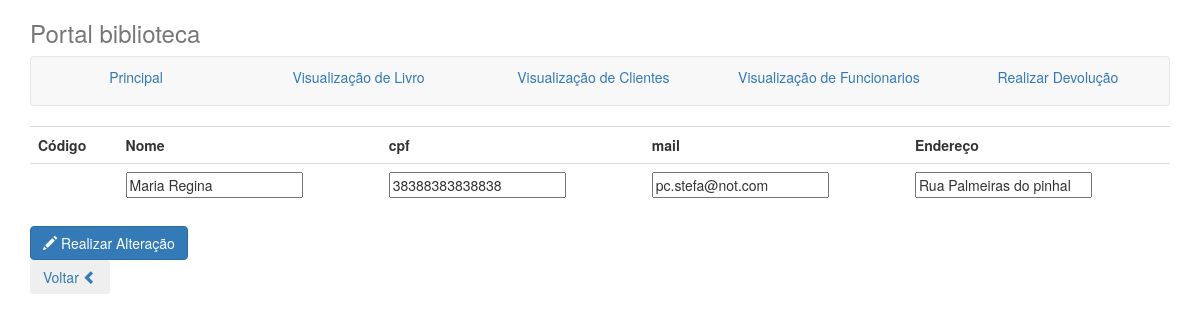
The page /trafegoDados/alteraFuncionario.php?cod=3 on the database its author committed.
### tables this page shows
CREATE TABLE IF NOT EXISTS `employee` (
  `name` varchar(100) NOT NULL,
  `phone` varchar(100) NOT NULL,
  `mail` varchar(100) NOT NULL,
  `cpf` varchar(100) NOT NULL,
  `address` varchar(100) NOT NULL,
  `id_position` int(11) NOT NULL,
  `id` bigint(20) unsigned NOT NULL AUTO_INCREMENT,
  UNIQUE KEY `id` (`id`)
);

### trafegoDados/alteraFuncionario.php (the view, shortened to what this page needs)
<!doctype html>
<html>
<head>
<link rel="stylesheet" href="../css/bootstrap.css">
</head>
<body>
<div class="container">
      <div class="masthead">
        <h3 class="text-muted">Portal biblioteca</h3>
        <nav class="navbar navbar-default">
          <ul class="nav nav-justified">
			<li class="active"><a href="../index.php">Principal</a></li>
            <li><a href="../visualizacao/visualizacaoLivro.php">Visualização de Livro</a></li>
            <li><a href="../visualizacao/visualizacaoCliente.php">Visualização de Clientes</a></li>
            <li><a href="../visualizacao/visualizacaoFuncionario.php">Visualização de Funcionarios</a></li>
			<li><a href="../cadastro/devolucao.php">Realizar Devolução</a></li>
          </ul>
        </nav>
      </div>
      <div>
<?php
	$cod=$_GET['cod'];
	$resultado1=mysql_query("Select * from employee where id = '$cod'") or die ("<div class='alert alert-danger' role='alert'>Não é possível retornar dados do Funcioanrio!</div>");
	$linha=mysql_fetch_array($resultado1);
	$id=$linha["id"];
	$name=$linha["name"];
	$cpf=$linha ["cpf"];
	$mail=$linha ["mail"];
	$address=$linha ["address"];
?>
<form action="confirmaAlteraracaoFuncionario.php" method="get">
	<table class='display table' width='90%'>
			<tr><td><b>Código</td>
			<td><b>Nome</td>
			<td><b>cpf</td>
			<td><b>mail</td>
			<td><b>Endereço</td>
			<tr><td><input type="hidden" name="id_alter" value="<?php print($id)?>"></td>
			<td><input type="text" name="name_alter" value="<?php print($name)?>"></td>
			<td><input type="text" name="cpf_alter" value="<?php print($cpf)?>"></td>
			<td><input type="text" name="mail_alter" value="<?php print($mail)?>"></td>
			<td><input type="text" name="address_alter" value="<?php print($address)?>"></td>
			</table></center>
<button type="submit" class="btn btn-primary">
  <span class="glyphicon glyphicon-pencil"></span>
  Realizar Alteração
</button>
</form>
<p><a href="../visualizacao/visualizacaoFuncionario.php"><button type='button'  class='btn'>Voltar
		<span class='glyphicon glyphicon-chevron-left' aria-hidden='true'></span> </button></a>
 </div>
    </div>
</body>
</html>

### rows shown on the page
employee: name_alter "Maria Regina", cpf_alter "38388383838838", mail_alter "pc.stefa@not.com", address_alter "Rua Palmeiras do pinhal"
